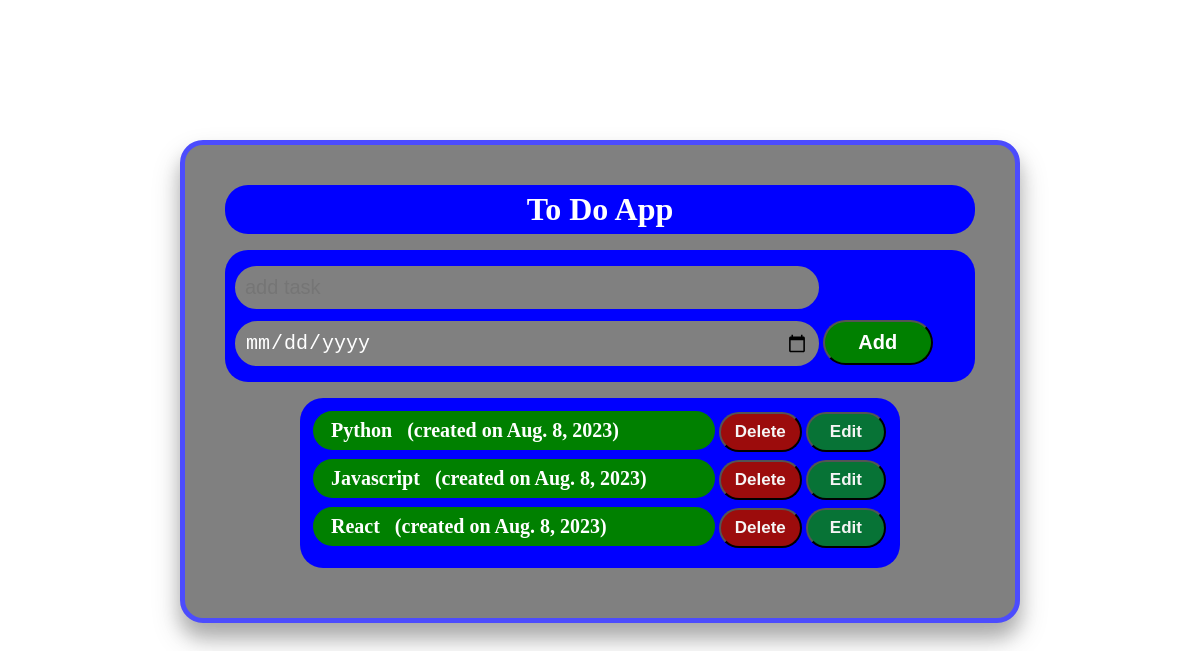
Before: / with the older database file.
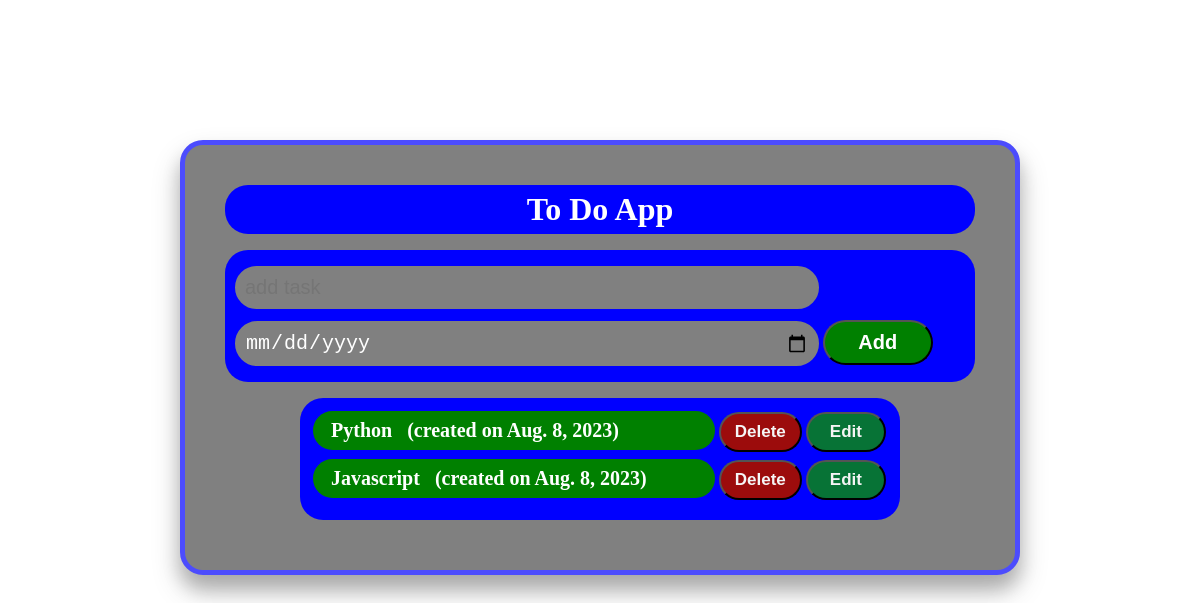
After: the same page with the newer database file.
### Home/models.py (models this page shows, shortened)
class Tasks(models.Model):
    title = models.CharField(max_length=100)
    date_created = models.DateField(default=datetime.date.today)

### Home/views.py (the view)
# urls.py: path('',views.Home,name="home"),
def Home(request):
    if request.method == "POST":
        task_title = request.POST['title']
        task_date = request.POST['date']
        new_task = Tasks.objects.create(title = task_title, date_created = task_date)
        new_task.save()
        return redirect('/')
    task = Tasks.objects.all()
    return render(request,'home.html',{'tasks':task})

### Home/templates/home.html (shortened to what this page needs)
{% extends 'base.html' %} {% block title %}Home{% endblock %} {% block content %}
<div class="container">
    <h1 class="title">To Do App</h1>
    <form method="post">
        <div class="input-container">
            <input class="input" type="text" placeholder="add task" name="title" required />
            <input class="input" type="date" placeholder="add task" name="date" required />
            <button type="submit" class="add-btn">Add</button>
        </div>
    </form>
    <div class="task-container">
        {% for ts in tasks %}
        <div class="task-title">{{ts.title}}&nbsp;&nbsp;&nbsp;(created on {{ts.date_created}})</div>
        <a href="{% url 'delete' ts.id %}"><button class="del-btn">Delete</button></a>
        <a href="{% url 'update' ts.id %}"><button class="edit-btn">Edit</button></a>
        <br />
        {% endfor %}
    </div>
</div>
{% endblock %}

### Home/templates/base.html (shortened to what this page needs)
<!DOCTYPE html>
{% load static %}
<html lang="en">
    <head>
        <link rel="stylesheet" href="{% static '/css/home.css' %}" />
    </head>
    <body>
        {% block content %}{% endblock %}
    </body>
</html>

### Home/static/css/home.css (style rules this page uses)
* { padding: 0; margin: 0; box-sizing: border-box; }
.container { width: 70%; border: solid rgb(76, 76, 253) 5px; border-radius: 23px; background-color: grey; margin: 140px auto; padding: 40px; box-shadow: 0 14px 18px 0 rgba(0, 0, 0, 0.2), 0 16px 30px 0 rgba(0, 0, 0, 0.19); }
.title { text-align: center; color: white; background-color: blue; padding: 6px; border-radius: 23px; }
.input-container { background-color: blue; margin: 16px 0; padding: 10px; border-radius: 23px; }
.input { border: solid grey 3px; padding: 7px; background-color: grey; font-size: 20px; font-weight: 400; color: white; margin: 6px auto; border-radius: 23px; width: 80%; }
.add-btn { width: 15%; padding: 9px 7px ; background-color: green; font-size: 20px; font-weight: 600; border-radius: 23px; color: white; cursor: pointer; }
.task-container { background-color: blue; width: 80%; padding: 13px; border-radius: 23px; margin: 10px auto; }
.task-title { width: 70%; background-color: green; display: inline-flex; padding: 8px 18px; border-radius: 23px; color: white; font-size: 20px; font-weight: bold; text-align: center; margin-bottom: 7px; }
.edit-btn { background-color: rgb(7, 115, 54); border-radius: 23px; padding: 8px 22px; margin-bottom: 7px; color: whitesmoke; font-size: 17px; font-weight: 600; cursor: pointer; }
.del-btn { background-color: rgb(156, 12, 12); border-radius: 23px; padding: 8px 14px; margin-bottom: 7px; color: whitesmoke; font-size: 17px; font-weight: 600; cursor: pointer; }

Changed rows visible on the page:
removed Tasks: title "React", date_created "Aug. 8, 2023"
